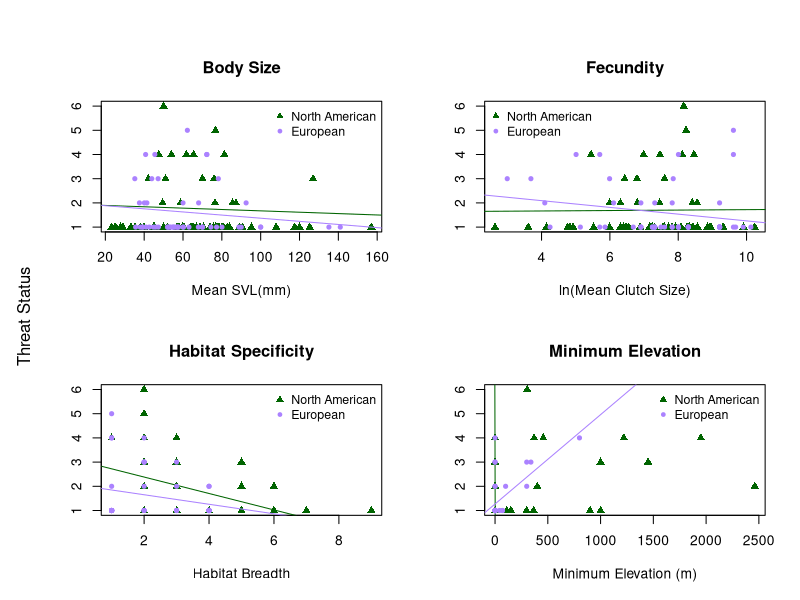
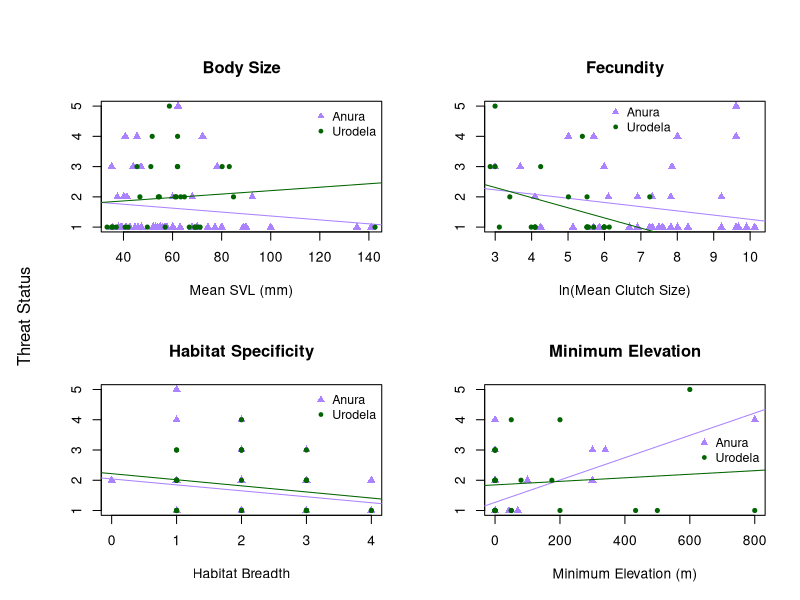

Reproduce these figures in R, in order. (Note: this script raises an error after producing the figures.)
# ENEC 395 Undergraduate Research 
# Alicia Wood
# 3/20/17
# Correlates of Extinction Risk in European and North American Amphibians



### Setting my working directory to the folder where all of my data and code are stored

setwd('~/Desktop/Extinction-Risk')

library(dplyr)
library(tidyr)



### Reading in raw data files

NAfrogs = read.table("NorthAmericanFrogs.txt", header=T, sep = '\t', quote = "\"")
NApaired = read.table("NorthAmericanFrogsPaired.txt", header=T, sep='\t', quote = "\"")
EuroAmphib = read.table("EuropeanAmphibians.txt", header=T, sep = '\t', quote = "\"", 
                        na.strings = "DD")
Taxonomy = read.table("Taxonomy.txt", header=T, sep = '\t', quote = "\"")



### Simplifying and preparing data for analysis

#Creating Habitat Breadth columns in both datasets
EuroAmphib$Forest <- apply(EuroAmphib[,c(123:131)], 1, sum)
EuroAmphib$Forest[EuroAmphib$Forest > 0] <- 1
EuroAmphib$Savanna <- apply(EuroAmphib[,c(132:133)], 1, sum)
EuroAmphib$Savanna[EuroAmphib$Savanna > 0] <- 1
EuroAmphib$Shrubland <- apply(EuroAmphib[,c(134:141)], 1, sum)
EuroAmphib$Shrubland[EuroAmphib$Shrubland > 0] <- 1
EuroAmphib$Grassland <- apply(EuroAmphib[,c(142:148)], 1, sum)
EuroAmphib$Grassland[EuroAmphib$Grassland > 0] <- 1
EuroAmphib$Wetlands <- apply(EuroAmphib[,c(149:164)], 1, sum)
EuroAmphib$Wetlands[EuroAmphib$Wetlands > 0] <- 1
EuroAmphib$RockyAreas[EuroAmphib$Habitat_RockyAreas_inland_cliffs_moutain_peaks == 1] <- 1
EuroAmphib$RockyAreas[EuroAmphib$Habitat_RockyAreas_inland_cliffs_moutain_peaks == 0] <- 0
EuroAmphib$Caves <- apply(EuroAmphib[,c(166:167)], 1, sum)
EuroAmphib$Caves[EuroAmphib$Caves > 0] <- 1
EuroAmphib$Deserts <- apply(EuroAmphib[,c(168:170)], 1, sum)
EuroAmphib$Deserts[EuroAmphib$Deserts > 0] <- 1
EuroAmphib$ArtificialTerrestrial <- apply(EuroAmphib[,c(171:176)], 1, sum)
EuroAmphib$ArtificialTerrestrial[EuroAmphib$ArtificialTerrestrial > 0] <- 1
EuroAmphib$Other[EuroAmphib$Habitat_Other_dunes == 1] <- 1
EuroAmphib$Other[EuroAmphib$Habitat_Other_dunes == 0] <- 0
EuroAmphib$HabitatBreadth <- apply(EuroAmphib[,c(255:264)], 1, sum)
NAfrogs$HabitatBreadth <- apply(NAfrogs[,c(22:33)], 1, sum)

#Condensing mean max and min Clutch Size into 1 mean Clutch Size column for NA dataset
NAfrogs$ClutchSize <- ifelse(is.na(NAfrogs$MeanClutchSize), ifelse(is.na(NAfrogs$MaxClutchSize), 
                      ifelse(is.na(NAfrogs$MinClutchSize), NA, NAfrogs$MinClutchSize),
                      ifelse(is.na(NAfrogs$MinClutchSize), NAfrogs$MaxClutchSize, 
                      rowMeans(NAfrogs[,c("MinClutchSize", "MaxClutchSize")]))), 
                      NAfrogs$MeanClutchSize)

#Simplifying NAfrogs SVL data into 1 Mean SVL column
NAfrogs$SVLunspecified <- ifelse(is.na(NAfrogs$MeanSVL_Unspecified_mm), 
                                 ifelse(is.na(NAfrogs$MaxSVL_Unspecified_mm),
                                        ifelse(is.na(NAfrogs$MinSVL_Unspecified_mm), NA, 
                                               NAfrogs$MinSVL_Unspecified_mm), 
                                        ifelse(is.na(NAfrogs$MinSVL_Unspecified_mm), 
                                               NAfrogs$MaxSVL_Unspecified_mm, 
                                               rowMeans(NAfrogs[,c("MinSVL_Unspecified_mm", 
                                                                   "MaxSVL_Unspecified_mm")]))), 
                                 NAfrogs$MeanSVL_Unspecified_mm)
NAfrogs$SVLfemale <- ifelse(is.na(NAfrogs$MeanSVL_Female_mm), 
                            ifelse(is.na(NAfrogs$MaxSVL_Female_mm), 
                                   ifelse(is.na(NAfrogs$MinSVL_Female_mm), NA, 
                                          NAfrogs$MinSVL_Female_mm), 
                                   ifelse(is.na(NAfrogs$MinSVL_Female_mm), 
                                          NAfrogs$MaxSVL_Female_mm, 
                                          rowMeans(NAfrogs[,c("MinSVL_Female_mm", 
                                                              "MaxSVL_Female_mm")]))), 
                            NAfrogs$MeanSVL_Female_mm)
NAfrogs$SVLmale <- ifelse(is.na(NAfrogs$MeanSVL_Male_mm), 
                          ifelse(is.na(NAfrogs$MaxSVL_Male_mm), 
                                 ifelse(is.na(NAfrogs$MinSVL_Male_mm), NA, 
                                        NAfrogs$MinSVL_Male_mm), 
                                 ifelse(is.na(NAfrogs$MinSVL_Male_mm), NAfrogs$MaxSVL_Male_mm, 
                                        rowMeans(NAfrogs[,c("MinSVL_Male_mm", 
                                                            "MaxSVL_Male_mm")]))), 
                          NAfrogs$MeanSVL_Male_mm)
NAfrogs$SVLMFmean <- rowMeans(NAfrogs[,c("SVLfemale", "SVLmale")])
NAfrogs$SVL <- ifelse(!is.na(NAfrogs$SVLunspecified) & !is.na(NAfrogs$SVLfemale) & 
                        !is.na(NAfrogs$SVLmale), rowMeans(NAfrogs[,c("SVLunspecified", 
                                                                     "SVLMFmean")]), 
                      ifelse(is.na(NAfrogs$SVLunspecified), 
                             ifelse(is.na(NAfrogs$SVLfemale), 
                                    ifelse(is.na(NAfrogs$SVLmale), NA, NAfrogs$SVLmale), 
                                    ifelse(is.na(NAfrogs$SVLmale), NAfrogs$SVLfemale, 
                                           NAfrogs$SVLMFmean)), NAfrogs$SVLunspecified))



### Organizing Threat Data

# Creating Continuous Threat Status Values in European Dataset
EuroAmphib$threat[EuroAmphib$IUCN_Status_LeastConcern == 1] <- 1
EuroAmphib$threat[EuroAmphib$IUCN_Status_NearThreatened == 1] <- 2
EuroAmphib$threat[EuroAmphib$IUCN_Status_Vulnerable == 1] <- 3
EuroAmphib$threat[EuroAmphib$IUCN_Status_Endangered == 1] <- 4
EuroAmphib$threat[EuroAmphib$IUCN_Status_CriticallyEndangered == 1] <- 5
# Creating Threat status ordinal values
threat = data.frame(IUCN_Threat_Status = c('LC', 'NT', 'VU', 'EN', 'CR', 'EW'),
                    threat = 1:6)



### Joining in taxonomy and threat datasets

NAfrogs <- merge(NAfrogs, Taxonomy, by = "SpeciesName") %>% left_join(threat)
EuroAmphib <- merge(EuroAmphib, Taxonomy, by = "SpeciesName")



### Dividing European dataset into Anura and Urodela order datasets

Efrogs <- EuroAmphib[EuroAmphib$Order == 'Anura',]
Esalamanders <- EuroAmphib[EuroAmphib$Order == 'Urodela',]



##### Plots and Linear Models



## North American and European Anura Comparison
pdf('plots/NA_Eur_anura.pdf', height = 8, width = 10)
par(mfrow=c(2,2), oma = c(0,2,2,0))
# SVL
plot(NAfrogs$SVL, NAfrogs$threat, xlab = "Mean SVL(mm)", ylab = "", 
     main = "Body Size", col = "darkgreen", pch = 17)
lm_svl_na = lm(NAfrogs$threat ~ NAfrogs$SVL)
abline(lm_svl_na, col = "darkgreen")
summary(lm_svl_na)
points(Efrogs$SVL_Unspecified_mm, Efrogs$threat, 
       col = "mediumpurple1", pch = 20)
lm_svl_e = lm(Efrogs$threat ~ Efrogs$SVL_Unspecified_mm)
abline(lm_svl_e, col = "mediumpurple1")
summary(lm_svl_e)
legend("topright", c("North American", "European"), pch = c(17,20), 
       col = c("darkgreen", "mediumpurple1"), cex = 0.9, bty = "n")
# Clutch Size
plot(log(NAfrogs$ClutchSize), NAfrogs$threat, xlab = "ln(Mean Clutch Size)", ylab = "", 
     main = "Fecundity", col = "darkgreen", pch = 17)
lm_cs_na = lm(NAfrogs$threat ~ log(NAfrogs$ClutchSize))
abline(lm_cs_na, col = "darkgreen")
summary(lm_cs_na)
points(log(Efrogs$Number_of_eggs_or_offspring), Efrogs$threat, 
       col = "mediumpurple1", pch = 20)
lm_cs_e = lm(Efrogs$threat ~ log(Efrogs$Number_of_eggs_or_offspring))
abline(lm_cs_e, col = "mediumpurple1")
summary(lm_cs_e)
legend("topleft", c("North American", "European"), pch = c(17,20), 
       col = c("darkgreen", "mediumpurple1"), cex = 0.9, bty = "n")
# Habitat Breadth
plot(NAfrogs$HabitatBreadth, NAfrogs$threat, xlab = "Habitat Breadth", ylab = "", 
     main = "Habitat Specificity", col = "darkgreen", pch = 17)
lm_hb_na = lm(NAfrogs$threat ~ NAfrogs$HabitatBreadth)
abline(lm_hb_na, col = "darkgreen")
summary(lm_hb_na)
points(Efrogs$HabitatBreadth, Efrogs$threat, 
       col = "mediumpurple1", pch = 20)
lm_hb_e = lm(Efrogs$threat ~ Efrogs$HabitatBreadth)
abline(lm_hb_e, col = "mediumpurple1")
summary(lm_hb_e)
legend("topright", c("North American", "European"), pch = c(17,20), 
       col = c("darkgreen", "mediumpurple1"), cex = 0.9, bty = "n")
# Minimum Elevation
plot(NAfrogs$MinElevation_m, NAfrogs$threat, xlab = "Minimum Elevation (m)", 
     ylab = "", main = "Minimum Elevation", 
     col = "darkgreen", pch = 17)
lm_me_na = lm(NAfrogs$threat ~ NAfrogs$MinElevation_m)
abline(lm_me_na, col = "darkgreen")
summary(lm_me_na)
points(Efrogs$Altitude_min, Efrogs$threat, col = "mediumpurple1", pch = 20)
lm_me_e = lm(Efrogs$threat ~ Efrogs$Altitude_min)
abline(lm_me_e, col = "mediumpurple1")
summary(lm_me_e)
legend("topright", c("North American", "European"), pch = c(17,20), 
       col = c("darkgreen", "mediumpurple1"), cex = 0.9, bty = "n")
mtext("Threat Status", side = 2, outer = TRUE)
dev.off()

# Multi-Variable Linear Model North American Frogs
Multi_lm_na = lm(NAfrogs$threat ~ NAfrogs$SVL + NAfrogs$ClutchSize + 
                   NAfrogs$HabitatBreadth + NAfrogs$MinElevation_m)
summary(Multi_lm_na)
# Multi-Variable Linear Model European Frogs
Multi_lm_e = lm(Efrogs$threat ~ Efrogs$SVL_Unspecified_mm + 
                  Efrogs$Number_of_eggs_or_offspring + 
                  Efrogs$HabitatBreadth + Efrogs$Altitude_min)
summary(Multi_lm_e)


## European Anura and Urodela Comparison
pdf('plots/EurF_EurS.pdf', height = 8, width = 10)
par(mfrow=c(2,2), oma = c(0,2,2,0))
# SVL
plot(Efrogs$SVL_Unspecified_mm, Efrogs$threat, xlab = "Mean SVL (mm)", ylab = "", 
     col = "mediumpurple1", main = "Body Size", pch = 17)
lm_svl_f = lm(Efrogs$threat ~ Efrogs$SVL_Unspecified_mm)
abline(lm_svl_f, col = "mediumpurple1")
summary(lm_svl_f)
points(Esalamanders$SVL_Unspecified_mm, Esalamanders$threat, 
       col = "darkgreen", pch = 20)
lm_svl_s = lm(Esalamanders$threat ~ Esalamanders$SVL_Unspecified_mm)
abline(lm_svl_s, col = "darkgreen")
summary(lm_svl_s)
legend("topright", c("Anura", "Urodela"), pch = c(17,20), 
       col = c("mediumpurple1", "darkgreen"), cex = 0.9, bty = "n")
# Clutch Size
plot(log(Efrogs$Number_of_eggs_or_offspring), Efrogs$threat, xlab = "ln(Mean Clutch Size)", 
     ylab = "", col = "mediumpurple1", main = "Fecundity", pch = 17)
lm_cs_f = lm(Efrogs$threat ~ log(Efrogs$Number_of_eggs_or_offspring))
abline(lm_cs_f, col = "mediumpurple1")
summary(lm_cs_f)
points(log(Esalamanders$Number_of_eggs_or_offspring), Esalamanders$threat, 
       col = "darkgreen", pch = 20)
lm_cs_s = lm(Esalamanders$threat ~ log(Esalamanders$Number_of_eggs_or_offspring))
abline(lm_cs_s, col = "darkgreen")
summary(lm_cs_s)
legend(6,5.3, c("Anura", "Urodela"), pch = c(17,20), 
       col = c("mediumpurple1", "darkgreen"), cex = 0.9, bty = "n")
# Habitat Breadth
plot(Efrogs$HabitatBreadth, Efrogs$threat, xlab = "Habitat Breadth", 
     ylab = "", col = "mediumpurple1", main = "Habitat Specificity", pch = 17)
lm_hb_f = lm(Efrogs$threat ~ Efrogs$HabitatBreadth)
abline(lm_hb_f, col = "mediumpurple1")
summary(lm_hb_f)
points(Esalamanders$HabitatBreadth, Esalamanders$threat, 
       col = "darkgreen", pch = 20)
lm_hb_s = lm(Esalamanders$threat ~ Esalamanders$HabitatBreadth)
abline(lm_hb_s, col = "darkgreen")
summary(lm_hb_s)
legend("topright", c("Anura", "Urodela"), pch = c(17,20), 
       col = c("mediumpurple1", "darkgreen"), cex = 0.9, bty = "n")
# Minimum Elevation
plot(Efrogs$Altitude_min, Efrogs$threat, xlab = "Minimum Elevation (m)", 
     ylab = "", col = "mediumpurple1", 
     main = "Minimum Elevation", pch = 17)
lm_me_f = lm(Efrogs$threat ~ Efrogs$Altitude_min)
abline(lm_me_f, col = "mediumpurple1")
summary(lm_me_f)
points(Esalamanders$Altitude_min, Esalamanders$threat, 
       col = "darkgreen", pch = 20)
lm_me_s = lm(Esalamanders$threat ~ Esalamanders$Altitude_min)
abline(lm_me_s, col = "darkgreen")
summary(lm_me_s)
legend("right", c("Anura", "Urodela"), pch = c(17,20), 
       col = c("mediumpurple1", "darkgreen"), cex = 0.9, bty = "n")
mtext("Threat Status", outer = TRUE, side = 2)
dev.off()

# Multi-Variable Linear Model European Frogs
Multi_lm_e = lm(Efrogs$threat ~ Efrogs$SVL_Unspecified_mm + 
                  Efrogs$Number_of_eggs_or_offspring + 
                  Efrogs$HabitatBreadth + Efrogs$Altitude_min)
summary(Multi_lm_e)
# Multi-Variable Linear Model European Frogs
Multi_lm_s = lm(Esalamanders$threat ~ Esalamanders$SVL_Unspecified_mm + 
                  Esalamanders$Number_of_eggs_or_offspring + 
                  Esalamanders$HabitatBreadth + 
                  Esalamanders$Altitude_min)
summary(Multi_lm_s)



#### Paired Analysis


#preparing the paired dataset
NApaired$HabitatBreadth1 <- apply(NApaired[,c(24:35)], 1, sum)
NApaired$HabitatBreadth2 <- apply(NApaired[,c(63:74)], 1, sum)

NApaired$ClutchSize1 <- ifelse(is.na(NApaired$MeanClutchSize1), 
                               ifelse(is.na(NApaired$MaxClutchSize1), 
                                      ifelse(is.na(NApaired$MinClutchSize1), NA, 
                                             NApaired$MinClutchSize1), 
                                      ifelse(is.na(NApaired$MinClutchSize1), 
                                             NApaired$MaxClutchSize1, 
                                             rowMeans(NApaired[,c("MinClutchSize1", 
                                                                  "MaxClutchSize1")]))), 
                               NApaired$MeanClutchSize1)
NApaired$ClutchSize2 <- ifelse(is.na(NApaired$MeanClutchSize2), 
                               ifelse(is.na(NApaired$MaxClutchSize2), 
                                      ifelse(is.na(NApaired$MinClutchSize2), NA, 
                                             NApaired$MinClutchSize2), 
                                      ifelse(is.na(NApaired$MinClutchSize2), 
                                             NApaired$MaxClutchSize2, 
                                             rowMeans(NApaired[,c("MinClutchSize2", 
                                                                  "MaxClutchSize2")]))), 
                               NApaired$MeanClutchSize2)

NApaired$SVLunspecified1 <- ifelse(is.na(NApaired$MeanSVL_Unspecified_mm1), 
                                   ifelse(is.na(NApaired$MaxSVL_Unspecified_mm1), 
                                          ifelse(is.na(NApaired$MinSVL_Unspecified_mm1), NA, 
                                                 NApaired$MinSVL_Unspecified_mm1), 
                                          ifelse(is.na(NApaired$MinSVL_Unspecified_mm1), 
                                                 NApaired$MaxSVL_Unspecified_mm1, 
                                                 rowMeans(NApaired[,c("MinSVL_Unspecified_mm1", 
                                                                      "MaxSVL_Unspecified_mm1")]))), 
                                   NApaired$MeanSVL_Unspecified_mm1)
NApaired$SVLfemale1 <- ifelse(is.na(NApaired$MeanSVL_Female_mm1), 
                              ifelse(is.na(NApaired$MaxSVL_Female_mm1), 
                                     ifelse(is.na(NApaired$MinSVL_Female_mm1), NA, 
                                            NApaired$MinSVL_Female_mm1), 
                                     ifelse(is.na(NApaired$MinSVL_Female_mm1), 
                                            NApaired$MaxSVL_Female_mm1, 
                                            rowMeans(NApaired[,c("MinSVL_Female_mm1", 
                                                                 "MaxSVL_Female_mm1")]))), 
                              NApaired$MeanSVL_Female_mm1)
NApaired$SVLmale1 <- ifelse(is.na(NApaired$MeanSVL_Male_mm1), 
                            ifelse(is.na(NApaired$MaxSVL_Male_mm1), 
                                   ifelse(is.na(NApaired$MinSVL_Male_mm1), NA, 
                                          NApaired$MinSVL_Male_mm1), 
                                   ifelse(is.na(NApaired$MinSVL_Male_mm1), 
                                          NApaired$MaxSVL_Male_mm1, 
                                          rowMeans(NApaired[,c("MinSVL_Male_mm1", 
                                                               "MaxSVL_Male_mm1")]))), 
                            NApaired$MeanSVL_Male_mm1)
NApaired$SVLMFmean1 <- rowMeans(NApaired[,c("SVLfemale1", "SVLmale1")])
NApaired$SVL1 <- ifelse(!is.na(NApaired$SVLunspecified1) & !is.na(NApaired$SVLfemale1) & 
                          !is.na(NApaired$SVLmale1),
                        rowMeans(NApaired[,c("SVLunspecified1", "SVLMFmean1")]), 
                        ifelse(is.na(NApaired$SVLunspecified1), 
                               ifelse(is.na(NApaired$SVLfemale1), 
                                      ifelse(is.na(NApaired$SVLmale1), NA, 
                                             NApaired$SVLmale1), 
                                      ifelse(is.na(NApaired$SVLmale1), 
                                             NApaired$SVLfemale1, NApaired$SVLMFmean1)), 
                               NApaired$SVLunspecified1))
NApaired$SVLunspecified2 <- ifelse(is.na(NApaired$MeanSVL_Unspecified_mm2), 
                                   ifelse(is.na(NApaired$MaxSVL_Unspecified_mm2), 
                                          ifelse(is.na(NApaired$MinSVL_Unspecified_mm2), NA, 
                                                 NApaired$MinSVL_Unspecified_mm2), 
                                          ifelse(is.na(NApaired$MinSVL_Unspecified_mm2), 
                                                 NApaired$MaxSVL_Unspecified_mm2, 
                                                 rowMeans(NApaired[,c("MinSVL_Unspecified_mm2", 
                                                                      "MaxSVL_Unspecified_mm2")]))), 
                                   NApaired$MeanSVL_Unspecified_mm2)
NApaired$SVLfemale2 <- ifelse(is.na(NApaired$MeanSVL_Female_mm2), 
                              ifelse(is.na(NApaired$MaxSVL_Female_mm2), 
                                     ifelse(is.na(NApaired$MinSVL_Female_mm2), NA, 
                                            NApaired$MinSVL_Female_mm2), 
                                     ifelse(is.na(NApaired$MinSVL_Female_mm2), 
                                            NApaired$MaxSVL_Female_mm2, 
                                            rowMeans(NApaired[,c("MinSVL_Female_mm2", 
                                                                 "MaxSVL_Female_mm2")]))), 
                              NApaired$MeanSVL_Female_mm2)
NApaired$SVLmale2 <- ifelse(is.na(NApaired$MeanSVL_Male_mm2), 
                            ifelse(is.na(NApaired$MaxSVL_Male_mm2), 
                                   ifelse(is.na(NApaired$MinSVL_Male_mm2), NA, 
                                          NApaired$MinSVL_Male_mm2), 
                                   ifelse(is.na(NApaired$MinSVL_Male_mm2), 
                                          NApaired$MaxSVL_Male_mm2, 
                                          rowMeans(NApaired[,c("MinSVL_Male_mm2", 
                                                               "MaxSVL_Male_mm2")]))), 
                            NApaired$MeanSVL_Male_mm2)
NApaired$SVLMFmean2 <- rowMeans(NApaired[,c("SVLfemale2", "SVLmale2")])
NApaired$SVL2 <- ifelse(!is.na(NApaired$SVLunspecified2) & !is.na(NApaired$SVLfemale2) & 
                          !is.na(NApaired$SVLmale2), 
                        rowMeans(NApaired[,c("SVLunspecified2", "SVLMFmean2")]), 
                        ifelse(is.na(NApaired$SVLunspecified2), 
                               ifelse(is.na(NApaired$SVLfemale2), 
                                      ifelse(is.na(NApaired$SVLmale2), NA, 
                                             NApaired$SVLmale2), 
                                      ifelse(is.na(NApaired$SVLmale2), NApaired$SVLfemale2, 
                                             NApaired$SVLMFmean2)), NApaired$SVLunspecified2))


## Wilcoxon Tests
wilcox.test(NApaired$SVL1, NApaired$SVL2, paired = TRUE)
wilcox.test(NApaired$ClutchSize1, NApaired$ClutchSize2, paired = TRUE)
wilcox.test(NApaired$HabitatBreadth1, NApaired$HabitatBreadth2, paired = TRUE)
wilcox.test(NApaired$MinElevation_m1, NApaired$MinElevation_m2, paired = TRUE)

## Creating Ratio Columns
NApaired$SVLratio = NApaired$SVL1 / NApaired$SVL2
NApaired$ClutchSizeratio = NApaired$ClutchSize1 / NApaired$ClutchSize2
NApaired$HabitatBreadthratio = NApaired$HabitatBreadth1 / NApaired$HabitatBreadth2
NApaired$MinElevationratio = (NApaired$MinElevation_m1 + 1) / (NApaired$MinElevation_m2 + 1)

## Paired Ratio Boxplots
pdf('plots/pairedratio.pdf', height = 8, width = 10)
boxplot(log(NApaired[, c('SVLratio', 'ClutchSizeratio', 
                     'HabitatBreadthratio', "MinElevationratio")]), 
        names = c("Mean SVL (mm)", "Mean Clutch Size", 
                  "Habitat Breadth", "Minimum Elevation (m)"))
abline(h=1, col = "blue")
text(x=1, y=4, labels = "P = 0.417")
text(x=2, y=4, labels = "P = 0.073")
text(x=3, y=4, labels = "P = 0.023")
text(x=4, y=4, labels = "P = 0.018")
dev.off()
